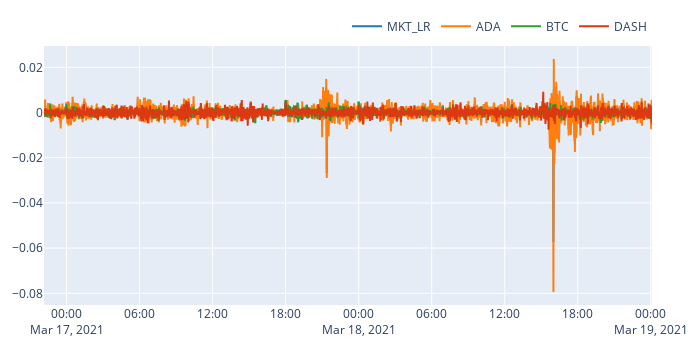

Notebook code for this chart:
### Code cell
lr_ind.lr.vbt.plot(fig=fig).show()

### Figure 1 — Plotly figure (JSON) as saved in the notebook; plotly's stock layout.template omitted (floating-point values rounded to 4 significant figures; data arrays with more than 128 entries replaced by an {"elided": "..."} marker saying what was removed)
{"data": [{"name": "MKT_LR", "showlegend": true, "type": "scatter", "uid": "1fb2bb61-a95e-48b7-b574-a6c230191d90", "x": {"elided": "2998 str values"}, "y": {"elided": "2998 float values"}}, {"name": "ADA", "showlegend": true, "type": "scatter", "uid": "b058d5b1-ee4c-47ea-9594-c226b9566fcf", "x": {"elided": "2998 str values"}, "y": {"elided": "2998 float values"}}, {"name": "BTC", "showlegend": true, "type": "scatter", "uid": "23c0ee31-d6a4-4842-a4a1-9bf4ad46807c", "x": {"elided": "2998 str values"}, "y": {"elided": "2998 float values"}}, {"name": "DASH", "showlegend": true, "type": "scatter", "uid": "2046aad7-f538-4a65-9e00-9373f5fc85f4", "x": {"elided": "2998 str values"}, "y": {"elided": "2998 float values"}}], "layout": {"height": 350, "legend": {"orientation": "h", "traceorder": "normal", "x": 1, "xanchor": "right", "y": 1.02, "yanchor": "bottom"}, "margin": {"b": 30, "l": 30, "r": 30, "t": 30}, "width": 700}}
